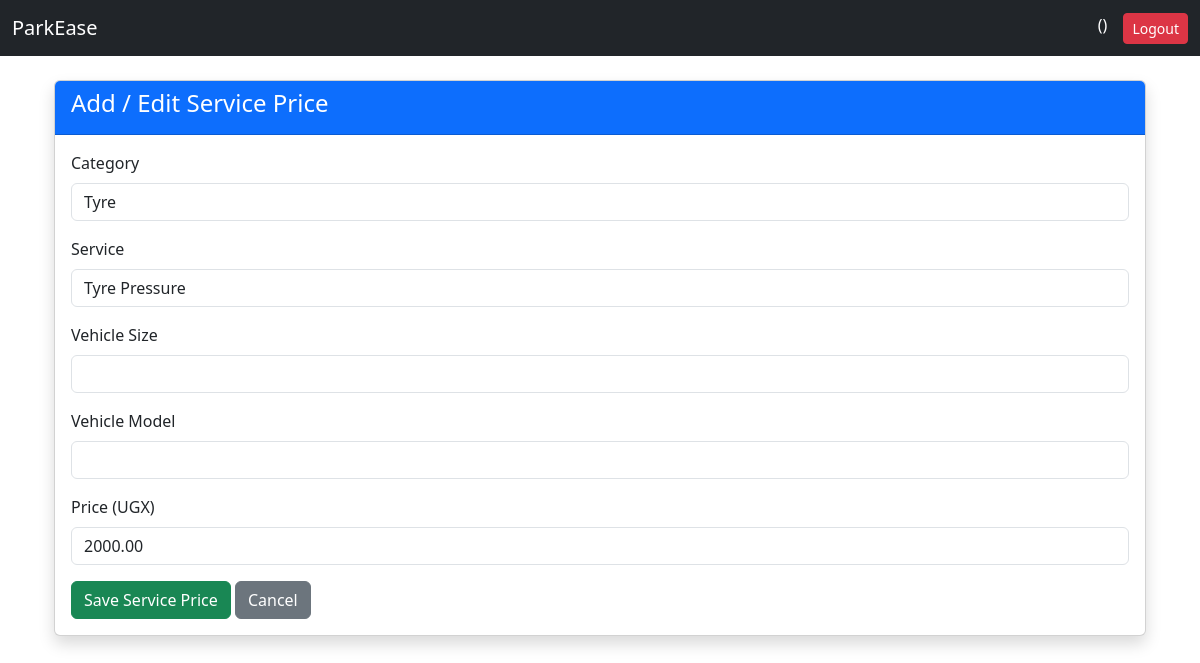
The app's page /service/prices/update/16/ with its own data.
### service/models.py (models this page shows, shortened)
class ServicePrice(models.Model):
    CATEGORY_CHOICES = [
        ('tyre', 'Tyre'),
        ('battery', 'Battery'),
    ]
    category = models.CharField(max_length=10, choices=CATEGORY_CHOICES, default='tyre')
    SERVICE_TYPES = [
        ("pressure", "Tyre Pressure"),
        ("puncture", "Puncture Fixing"),
        ("valve", "Valve Replacement"),
        ("battery_hire", "Battery Hire"),
        ("battery_sale", "Battery Sale"),
    ]
    name = models.CharField(max_length=20, choices=SERVICE_TYPES)
    vehicle_size = models.CharField(max_length=50, null=True, blank=True)
    model = models.CharField(max_length=50, null=True, blank=True)
    price = models.DecimalField(max_digits=10, decimal_places=2)

### service/views.py (the view)
# urls.py: path('prices/update/<int:pk>/', views.update_serviceprice, name='update_serviceprice'),
def update_serviceprice(request, pk):
    price = get_object_or_404(ServicePrice, pk=pk)
    form = ServicePriceForm(request.POST or None, instance=price)
    if form.is_valid():
        form.save()
        return redirect('service:serviceprice_list')
    return render(request, 'serviceprice_form.html', {'form': form})

### service/forms.py
class ServicePriceForm(forms.ModelForm):
    class Meta:
        model = ServicePrice
        fields = "__all__"
    def __init__(self, *args, **kwargs):
        super().__init__(*args, **kwargs)
        for field in self.fields.values():
            field.widget.attrs.update({
                'class': 'form-control'
            })

### service/templates/serviceprice_form.html (shortened to what this page needs)
{% extends 'base.html' %}
{% block content %}
<div class="container mt-4">
    <div class="card shadow">
        <div class="card-header bg-primary text-white">
            <h4>Add / Edit Service Price</h4>
        </div>
        <div class="card-body">
            <form method="POST">
                <div class="mb-3">
                    <label class="form-label">Category</label>
                    {{ form.category }}
                </div>
                <div class="mb-3">
                    <label class="form-label">Service</label>
                    {{ form.name }}
                </div>
                <div class="mb-3">
                    <label class="form-label">Vehicle Size</label>
                    {{ form.vehicle_size }}
                </div>
                <div class="mb-3">
                    <label class="form-label">Vehicle Model</label>
                    {{ form.model }}
                </div>
                <div class="mb-3">
                    <label class="form-label">Price (UGX)</label>
                    {{ form.price }}
                </div>
                <button type="submit" class="btn btn-success">
                    Save Service Price
                </button>
                <a href="{% url 'service:serviceprice_list' %}"
                   class="btn btn-secondary">
                    Cancel
                </a>
            </form>
        </div>
    </div>
</div>
{% endblock %}

### records on screen
ServicePrice: category "Tyre", name "Tyre Pressure", price "2000.00"
